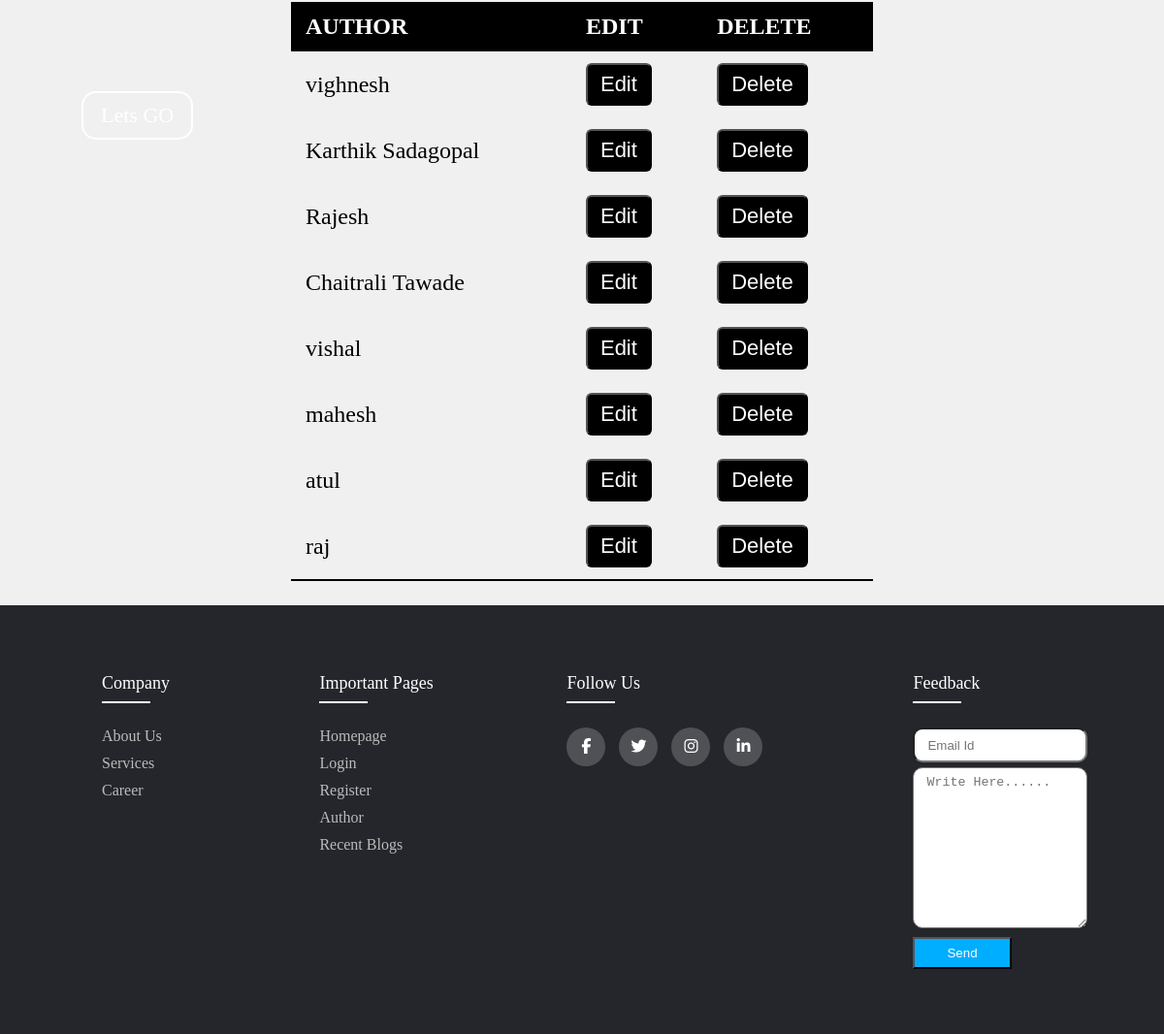
Before: /authinfo.php (signed in, lower part) with the older database file.
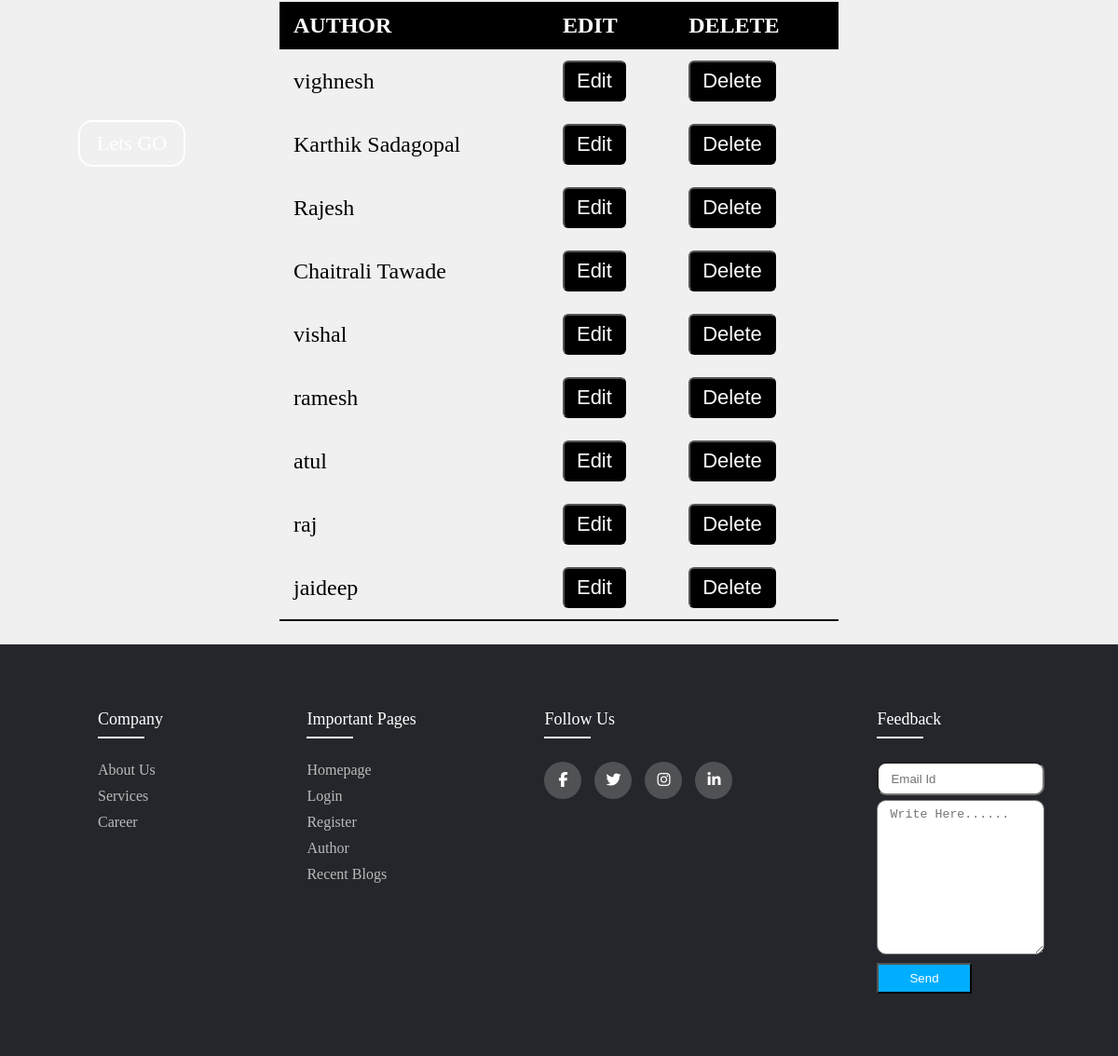
After: the same page with the newer database file.
### tables this page shows
CREATE TABLE `users` (
  `id` int(11) NOT NULL,
  `username` varchar(255) NOT NULL,
  `email` varchar(255) NOT NULL,
  `password` varchar(255) NOT NULL,
  `your` varchar(255) NOT NULL,
  `usertype` varchar(255) NOT NULL,
  `dob` varchar(255) NOT NULL
);

### authinfo.php (the view, shortened to what this page needs)
<?php
include 'config.php';
?>
<!DOCTYPE html>
<html lang="en">
<head>
    <link rel="stylesheet" href="css/author.css">
    <link rel="stylesheet" href="scss/nav.css">
    <link rel="stylesheet" href="css/footer.css">
</head>
<body vlink =" black">
<div class="image">
         <a href="#tab" id="bb">Lets GO</a>
</div>
<?php
$query=mysqli_query($conn,"SELECT * FROM users where usertype='user'");
if($query->num_rows > 0){
?>
<div class="tab" id="tab">
    <table class="editable" cellspacing="6" cellpadding="50">
      <thead>
            <tr>
                <th>AUTHOR</th>
                <th>EDIT</th>
                <th>DELETE</th>
            </tr>
</thead>
            <?php
       while($res=mysqli_fetch_array($query)){
            echo'<tr>';
            echo '<td>'.$res['username'].'</td>' ;
            echo "<td><a href=\"authoredit.php?id=$res[id]\"><input type='submit' value='Edit'</a>" ;
            echo "<td><a href=\"deleteauth.php?id=$res[id]\"><input type='submit' value='Delete'</a>" ;
            echo '</tr>';
        }
      }
        ?>
        </table>
        </div>
        <?php include('footer.php')?>
</body>
</html>

Changed rows visible on the page:
changed users: username "mahesh" → "ramesh"
now on this page (row edited): users: username "jaideep"
